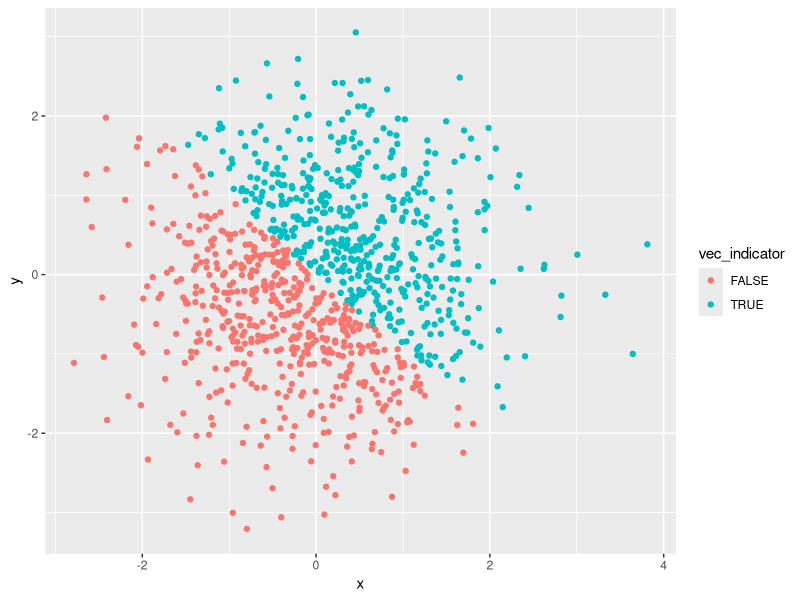
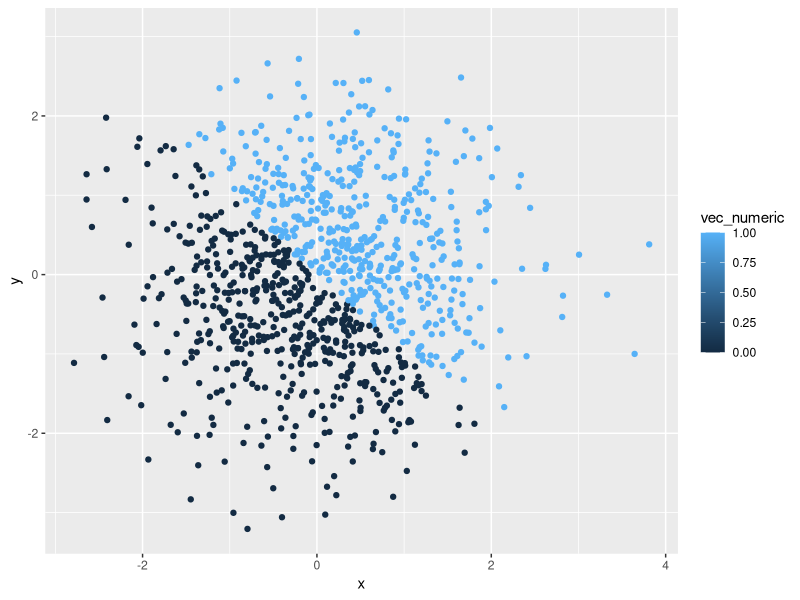
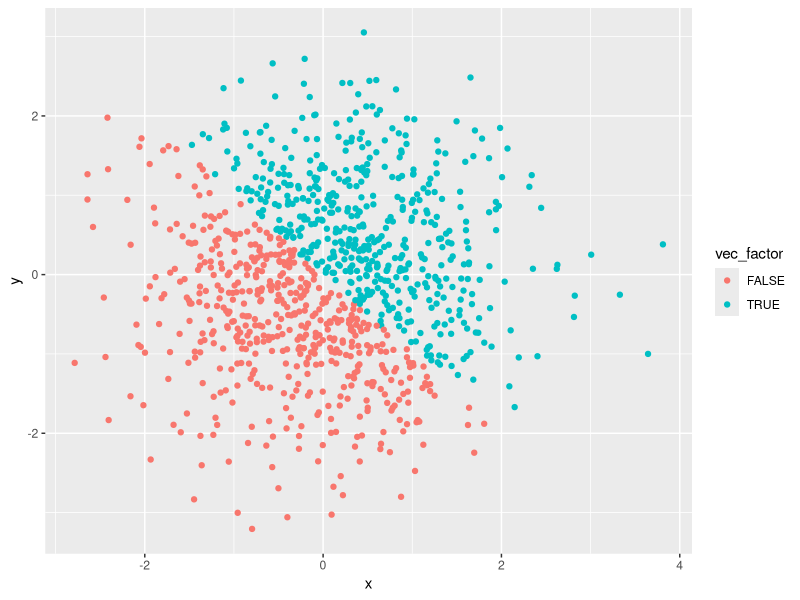
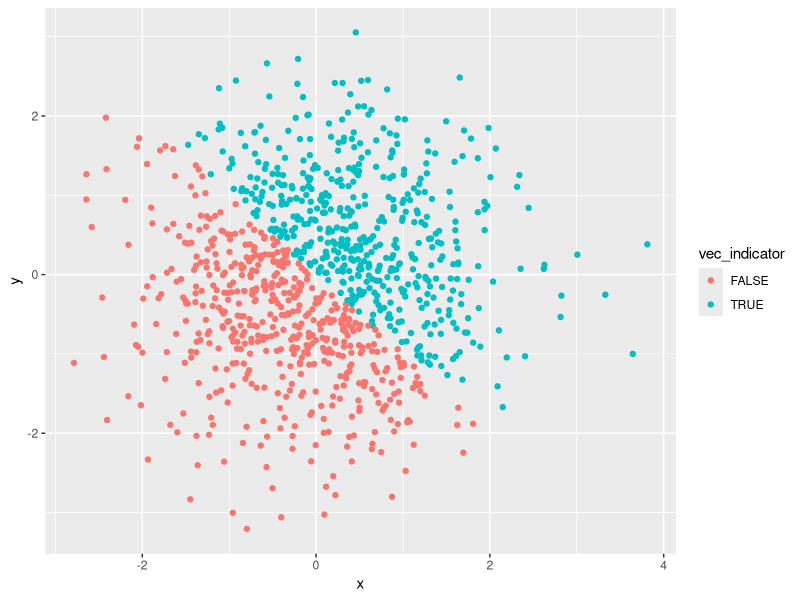

These figures' R source, in order:
## ---- chunk 1
library(tidyverse)
## ---- chunk 2
problem1_df = tibble(
  vec_runiform = runif(10,min=0,max=5),
  vec_logical = output_column(vec_runiform > 2),
  vec_character = c("My","name","is","Yuxin","I","love","Data","Science","a","lot"),
  vec_factor = factor(c("male", "male", "female", "female","male","female","male","female","male","male"))
)
problem1_df
## ---- chunk 3
as.numeric(as.factor(problem1_df$vec_character))
as.numeric(as.character(problem1_df$vec_factor))
## ---- chunk 4
problem2_df = tibble(
  x = rnorm(1000),
  y= rnorm(1000),
  vec_indicator = output_column (x+y > 0), 
  vec_numeric  = as.numeric(vec_indicator),
  vec_factor = as.factor(vec_indicator))
problem2_df
## ---- chunk 5
scatterplot1 <- ggplot(problem2_df, aes(x = x, y = y,color=vec_indicator)) + geom_point()
scatterplot2 <-ggplot(problem2_df, aes(x = x, y = y,color=vec_numeric)) + geom_point()
scatterplot3 <-ggplot(problem2_df, aes(x = x, y = y,color=vec_factor)) + geom_point()
scatterplot1
scatterplot2
scatterplot3
ggsave("scatterplot1.png",plot=scatterplot1)
